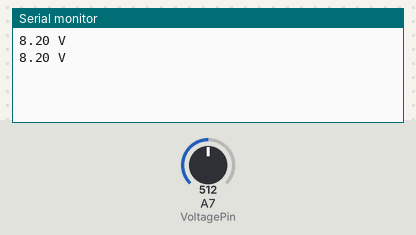
Recording of a sketch running on a simulated Arduino Nano, built with avr-gcc and run on an emulated ATmega328P. Parts: the last lines printed to the serial monitor. The inputs (shaded band) are chosen by the test bench; at power-on: A7 (VoltagePin) = 512.

Above: at 5.8 s.
5.9 s: A7 (VoltagePin) set to 716
At 11.1 s:
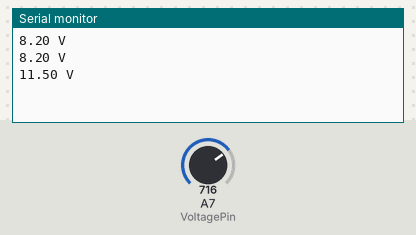
11.9 s: A7 (VoltagePin) set to 900
At 16.1 s:
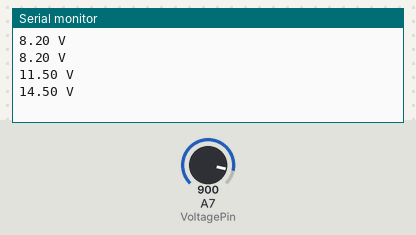
Timing chart, 0 to 17.6 s (numbered marks = the images above; inputs shaded):
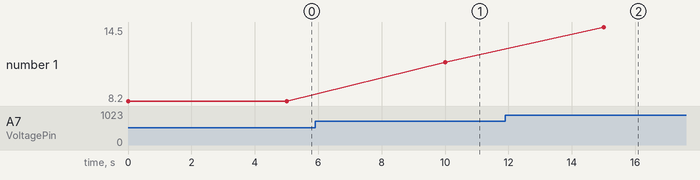

The sketch:

TestBattery.ino
```cpp
/**
* @file TestBattery.ino
* @author Wings
* @date 20.05.2024
* @details The sketch is used to test the voltage sensor. For the test, the voltage is measured on a 9 V block battery and output on the serial monitor.
*
**/

/** Pin A7 is referenced as the voltage pin for the voltage sensor. */
#define VoltagePin A7

/** The parameter SignalEingang is later assigned the value read in from the VoltagePin pin. */
long SignalEingang;

/** The  parameter Spannung stands for the voltage that is measured with the voltage sensor and has the unit volt. */
double Voltage;

/**
* @brief Starting serial communication
*
* @details The function is executed when the programme is started. The serial interface to the computer is initialised at 9600 baud
* There is no return value.
*/
void setup() {
  Serial.begin(9600);
}

/**
* @brief Display of the measured voltage
*
* @details The function is executed continuously. The signal at the pin VoltagePin is read out and a voltage value is converted.
* The value read in at the voltage pin is between 0 and 1023. The voltage measurement range is between 0 and 16.5 V. The read-in value can be converted into a voltage using the function map().
* The voltage is displayed in volts on the serial monitor. There is a 5-second wait after each cycle to avoid flooding the serial monitor. There is no return value.
*/
void loop() {
  SignalEingang = analogRead(VoltagePin);
  Voltage       = map(SignalEingang, 0, 1023, 0, 165); // Converting the input signal 165 for 16.5 V
  Voltage       = Voltage/10; //  Converting the input signal 165 for 16.5 V
  Serial.print(Voltage);
  Serial.println(" V");
  delay(5000);
}
```

Measured:
- after the input at 5.9 s, the serial monitor: prints a new line after 4.1 s (image 1)
- after the input at 11.9 s, the serial monitor: prints a new line after 3.1 s (image 2)
- plotted number 1: 8.2 → 11.5 after the input at 5.9 s, 11.5 → 14.5 after the input at 11.9 s
